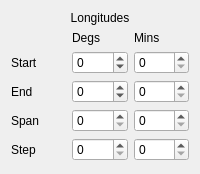
               <widget class="QWidget" name="tab_data_lon">
                <attribute name="title">
                 <string>Lon.</string>
                </attribute>
                <layout class="QVBoxLayout" name="verticalLayout_9">
                 <item>
                  <widget class="QLabel" name="label_lons">
                   <property name="text">
                    <string>Longitudes</string>
                   </property>
                   <property name="alignment">
                    <set>Qt::AlignCenter</set>
                   </property>
                  </widget>
                 </item>
                 <item>
                  <layout class="QGridLayout" name="gridLayout_7">
                   <item row="0" column="1">
                    <widget class="QLabel" name="label_lon_degs">
                     <property name="text">
                      <string>Degs</string>
                     </property>
                    </widget>
                   </item>
                   <item row="1" column="0">
                    <widget class="QLabel" name="label_lon_start">
                     <property name="text">
                      <string>Start</string>
                     </property>
                    </widget>
                   </item>
                   <item row="2" column="1">
                    <widget class="QSpinBox" name="spin_lon_end_degs">
                     <property name="minimum">
                      <number>-180</number>
                     </property>
                     <property name="maximum">
                      <number>180</number>
                     </property>
                    </widget>
                   </item>
                   <item row="4" column="0">
                    <widget class="QLabel" name="label_lon_step">
                     <property name="text">
                      <string>Step</string>
                     </property>
                    </widget>
                   </item>
                   <item row="1" column="1">
                    <widget class="QSpinBox" name="spin_lon_start_degs">
                     <property name="minimum">
                      <number>-180</number>
                     </property>
                     <property name="maximum">
                      <number>180</number>
                     </property>
                    </widget>
                   </item>
                   <item row="3" column="2">
                    <widget class="QSpinBox" name="spin_lon_span_mins">
                     <property name="maximum">
                      <number>59</number>
                     </property>
                    </widget>
                   </item>
                   <item row="1" column="2">
                    <widget class="QSpinBox" name="spin_lon_start_mins">
                     <property name="maximum">
                      <number>59</number>
                     </property>
                    </widget>
                   </item>
                   <item row="2" column="0">
                    <widget class="QLabel" name="label_lon_end">
                     <property name="text">
                      <string>End</string>
                     </property>
                    </widget>
                   </item>
                   <item row="4" column="1">
                    <widget class="QSpinBox" name="spin_lon_step_degs">
                     <property name="maximum">
                      <number>90</number>
                     </property>
                    </widget>
                   </item>
                   <item row="3" column="0">
                    <widget class="QLabel" name="label_lon_span">
                     <property name="text">
                      <string>Span</string>
                     </property>
                    </widget>
                   </item>
                   <item row="4" column="2">
                    <widget class="QSpinBox" name="spin_lon_step_mins">
                     <property name="maximum">
                      <number>59</number>
                     </property>
                    </widget>
                   </item>
                   <item row="0" column="2">
                    <widget class="QLabel" name="label_lon_mins">
                     <property name="text">
                      <string>Mins</string>
                     </property>
                    </widget>
                   </item>
                   <item row="2" column="2">
                    <widget class="QSpinBox" name="spin_lon_end_mins">
                     <property name="maximum">
                      <number>59</number>
                     </property>
                    </widget>
                   </item>
                   <item row="3" column="1">
                    <widget class="QSpinBox" name="spin_lon_span_degs">
                     <property name="maximum">
                      <number>90</number>
                     </property>
                    </widget>
                   </item>
                  </layout>
                 </item>
                 <item>
                  <spacer name="verticalSpacer_4">
                   <property name="orientation">
                    <enum>Qt::Vertical</enum>
                   </property>
                   <property name="sizeHint" stdset="0">
                    <size>
                     <width>20</width>
                     <height>2</height>
                    </size>
                   </property>
                  </spacer>
                 </item>
                </layout>
               </widget>
